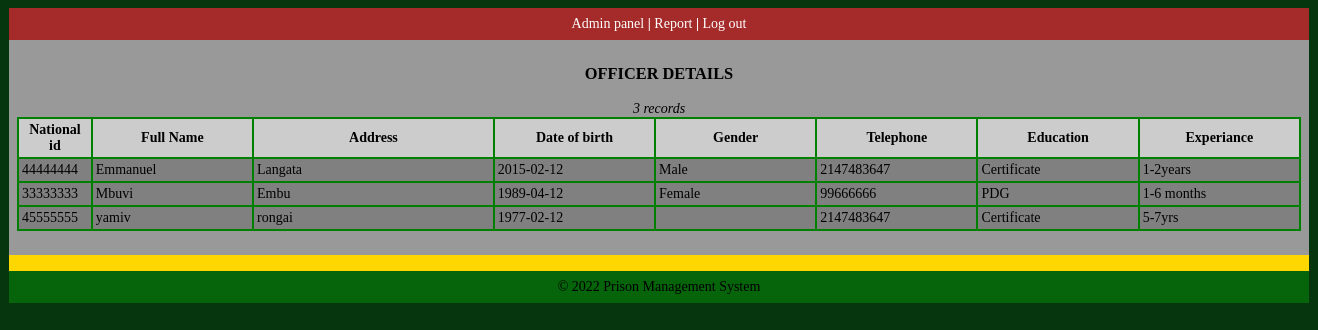
/admin/viewoff.php, run on an earlier commit of the app's database.
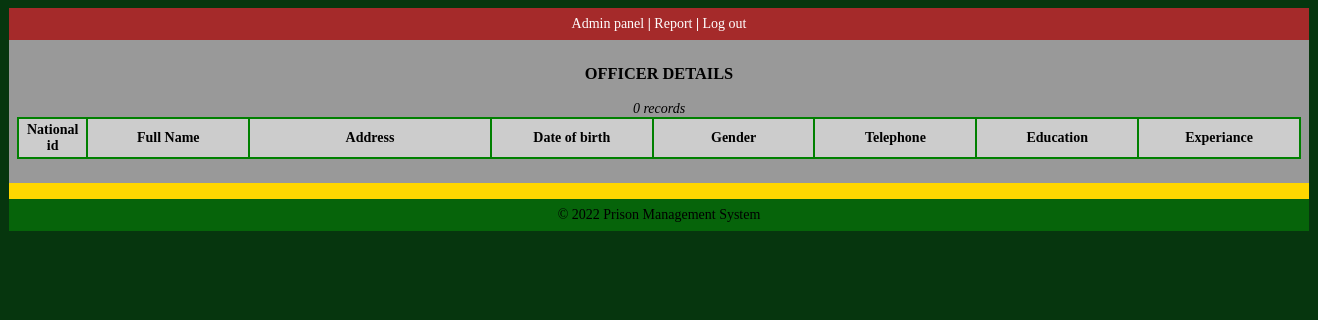
And on a later commit of the database.
### tables this page shows
CREATE TABLE officerdetails
  (
    id varchar(16) NOT NULL,
    fullname varchar(30) NOT NULL,
    address varchar(30) NOT NULL,
    dateofbirth varchar(30) NOT NULL,
    gender varchar(30) NOT NULL,
    telephone int(30) NOT NULL,
    education varchar(30) NOT NULL,
    experience varchar(30) NOT NULL,
    PRIMARY KEY (id)
  );

### admin/viewoff.php (the view, shortened to what this page needs)
<!DOCTYPE html>
<html lang="en">
<head>
  <link rel="stylesheet" media="screen" href="login.css">
</head>
<body>
  <table align='center' border='0' bgcolor='green' width='1300' cellpadding='8' cellspacing='0' height='200'>
    <tr>
      <td align="center" border='1' bgcolor='brown'>
        <a href="adminpanel.php" target="_parent">Admin panel <b>|</b></a>
        <a href="../admin/officereport.php" target="_parent">Report <b>|</b></a>
        <a href="../index.php" target="_parent">Log out</a>
      </td>
    </tr>
    <tr>
      <td bgcolor='#999999' valign='center'>
        <?php
        $host = "localhost";
        $username = "prison";
        $password = "prison123.";
        $db_name = "prison_system";
        $tbl_name = "officerdetails";
        $con = mysqli_connect($host, $username, $password, $db_name);
        $sel = mysqli_query($con, "SELECT * from $tbl_name ORDER BY fullname ASC");
        $records = mySQLi_num_rows($sel);
        echo "<table align='center' width='100%' bgcolor='GREEN'
border='0' bgcolor='green' cellpadding='3' cellspacing='2' bgcolor='silver'>
<caption>
<h3>OFFICER DETAILS</h3>
<i>$records records</i>
</caption>
<tr bgcolor='#CCCCCC'>
<th width='3%'>National id</th>
<th width='10%'>Full Name</th>
<th width='15%'>Address</th>
<th width='10%'>Date of birth</th>
<th width='10%'>Gender</th>
<th width='10%'>Telephone</th>
<th width='10%'>Education</th>
<th width='10%'>Experiance</th>
</tr>";
        while ($row = mysqli_fetch_array($sel)) {
          echo "<tr bgcolor='grey'>";
          echo  "<td width='3%'>" . $row['id'] . "</td>";
          echo  "<td width='7%'>" . $row['fullname'] . "</td>";
          echo  "<td width='10%'>" . $row['address'] . "</td>";
          echo  "<td width='10%'>" . $row['dateofbirth'] . "</td>";
          echo  "<td width='10%'>" . $row['gender'] . "</td>";
          echo  "<td width='3%'>" . $row['telephone'] . "</td>";
          echo  "<td width='10%'>" . $row['education'] . "</td>";
          echo  "<td width='10%'>" . $row['experience'] . "</td>";
          echo "</tr>";
        }
        echo "</table>";
        ?>
        <br />
      </td>
    </tr>
    <tr>
      <td align='center' bgcolor='gold' height='1'>
        <?php
        include("footer.php");
        ?>
      </td>
    </tr>
  </table>
</body>
</html>

### admin/Footer.php
<tr>
    <td bgcolor="#06640a" colspan="5" align="center">
        &copy; 2022 Prison Management System</td>
</tr>

### admin/login.css (style rules this page uses)
* { box-sizing: border-box; }
body { font-size: 14px; font-family: Georgia, 'Times New Roman', Times, serif; background: rgb(6, 54, 14); }
a { color: #fff; text-decoration: none; cursor: pointer; }

What changed in the data, as far as the page shows it:
removed officerdetails: id "44444444", fullname "Emmanuel", address "Langata", dateofbirth "2015-02-12", gender "Male", telephone "2147483647", education "Certificate", experience "1-2years"
removed officerdetails: id "33333333", fullname "Mbuvi", address "Embu", dateofbirth "1989-04-12", gender "Female", telephone "99666666", education "PDG", experience "1-6 months"
removed officerdetails: id "45555555", fullname "yamiv", address "rongai", dateofbirth "1977-02-12", telephone "2147483647", education "Certificate", experience "5-7yrs"
Also different on the page:
$records: "3" → "0"
